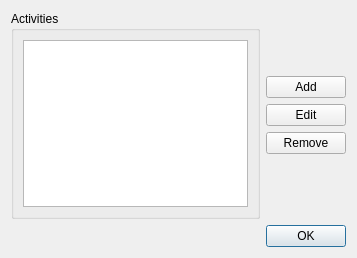
<?xml version="1.0" encoding="UTF-8"?>
<ui version="4.0">
 <class>EditActivitiesDialog</class>
 <widget class="QDialog" name="EditActivitiesDialog">
  <property name="geometry">
   <rect>
    <x>0</x>
    <y>0</y>
    <width>357</width>
    <height>258</height>
   </rect>
  </property>
  <property name="windowTitle">
   <string>Edit Activities</string>
  </property>
  <layout class="QVBoxLayout" name="verticalLayout_3">
   <item>
    <layout class="QHBoxLayout" name="horizontalLayout">
     <item>
      <widget class="QGroupBox" name="groupBox">
       <property name="title">
        <string>Activities</string>
       </property>
       <layout class="QVBoxLayout" name="verticalLayout_2">
        <item>
         <widget class="QListView" name="listView">
          <property name="editTriggers">
           <set>QAbstractItemView::NoEditTriggers</set>
          </property>
         </widget>
        </item>
       </layout>
      </widget>
     </item>
     <item>
      <layout class="QVBoxLayout" name="verticalLayout">
       <item>
        <spacer name="verticalSpacer_2">
         <property name="orientation">
          <enum>Qt::Vertical</enum>
         </property>
         <property name="sizeHint" stdset="0">
          <size>
           <width>20</width>
           <height>40</height>
          </size>
         </property>
        </spacer>
       </item>
       <item>
        <widget class="QPushButton" name="addButton">
         <property name="text">
          <string>Add</string>
         </property>
        </widget>
       </item>
       <item>
        <widget class="QPushButton" name="editButton">
         <property name="text">
          <string>Edit</string>
         </property>
        </widget>
       </item>
       <item>
        <widget class="QPushButton" name="removeButton">
         <property name="text">
          <string>Remove</string>
         </property>
        </widget>
       </item>
       <item>
        <spacer name="verticalSpacer">
         <property name="orientation">
          <enum>Qt::Vertical</enum>
         </property>
         <property name="sizeHint" stdset="0">
          <size>
           <width>20</width>
           <height>40</height>
          </size>
         </property>
        </spacer>
       </item>
      </layout>
     </item>
    </layout>
   </item>
   <item>
    <widget class="QDialogButtonBox" name="buttonBox">
     <property name="orientation">
      <enum>Qt::Horizontal</enum>
     </property>
     <property name="standardButtons">
      <set>QDialogButtonBox::Ok</set>
     </property>
    </widget>
   </item>
  </layout>
 </widget>
 <resources/>
 <connections>
  <connection>
   <sender>buttonBox</sender>
   <signal>accepted()</signal>
   <receiver>EditActivitiesDialog</receiver>
   <slot>accept()</slot>
   <hints>
    <hint type="sourcelabel">
     <x>248</x>
     <y>254</y>
    </hint>
    <hint type="destinationlabel">
     <x>157</x>
     <y>274</y>
    </hint>
   </hints>
  </connection>
  <connection>
   <sender>buttonBox</sender>
   <signal>rejected()</signal>
   <receiver>EditActivitiesDialog</receiver>
   <slot>reject()</slot>
   <hints>
    <hint type="sourcelabel">
     <x>316</x>
     <y>260</y>
    </hint>
    <hint type="destinationlabel">
     <x>286</x>
     <y>274</y>
    </hint>
   </hints>
  </connection>
  <connection>
   <sender>addButton</sender>
   <signal>clicked()</signal>
   <receiver>EditActivitiesDialog</receiver>
   <slot>addButton()</slot>
   <hints>
    <hint type="sourcelabel">
     <x>485</x>
     <y>29</y>
    </hint>
    <hint type="destinationlabel">
     <x>269</x>
     <y>208</y>
    </hint>
   </hints>
  </connection>
  <connection>
   <sender>removeButton</sender>
   <signal>clicked()</signal>
   <receiver>EditActivitiesDialog</receiver>
   <slot>removeButton()</slot>
   <hints>
    <hint type="sourcelabel">
     <x>485</x>
     <y>70</y>
    </hint>
    <hint type="destinationlabel">
     <x>269</x>
     <y>208</y>
    </hint>
   </hints>
  </connection>
  <connection>
   <sender>listView</sender>
   <signal>doubleClicked(QModelIndex)</signal>
   <receiver>EditActivitiesDialog</receiver>
   <slot>editEvent(QModelIndex)</slot>
   <hints>
    <hint type="sourcelabel">
     <x>224</x>
     <y>202</y>
    </hint>
    <hint type="destinationlabel">
     <x>269</x>
     <y>208</y>
    </hint>
   </hints>
  </connection>
  <connection>
   <sender>editButton</sender>
   <signal>clicked()</signal>
   <receiver>EditActivitiesDialog</receiver>
   <slot>editButton()</slot>
   <hints>
    <hint type="sourcelabel">
     <x>485</x>
     <y>188</y>
    </hint>
    <hint type="destinationlabel">
     <x>269</x>
     <y>208</y>
    </hint>
   </hints>
  </connection>
 </connections>
 <slots>
  <slot>addButton()</slot>
  <slot>removeButton()</slot>
  <slot>editEvent(QModelIndex)</slot>
  <slot>editButton()</slot>
 </slots>
</ui>
